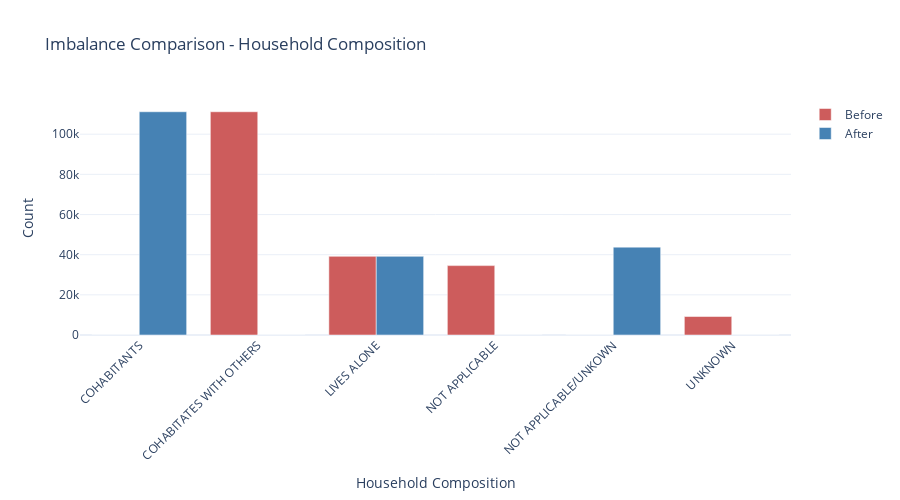
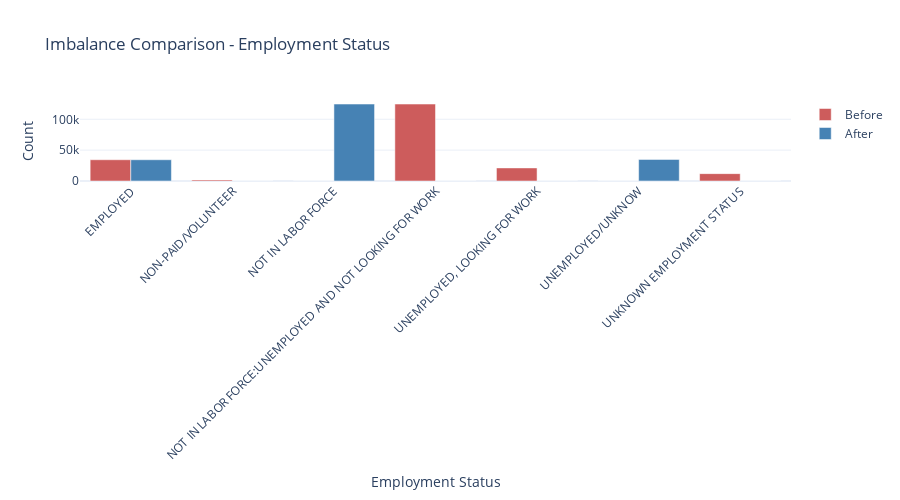
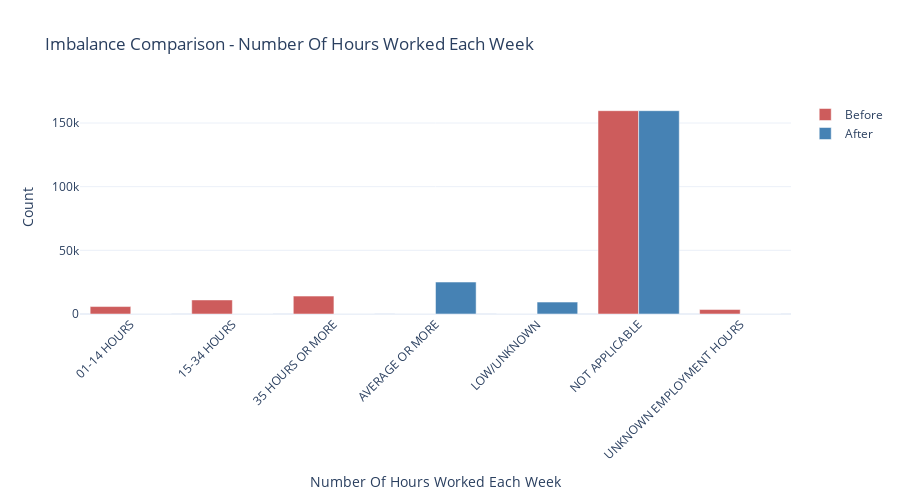
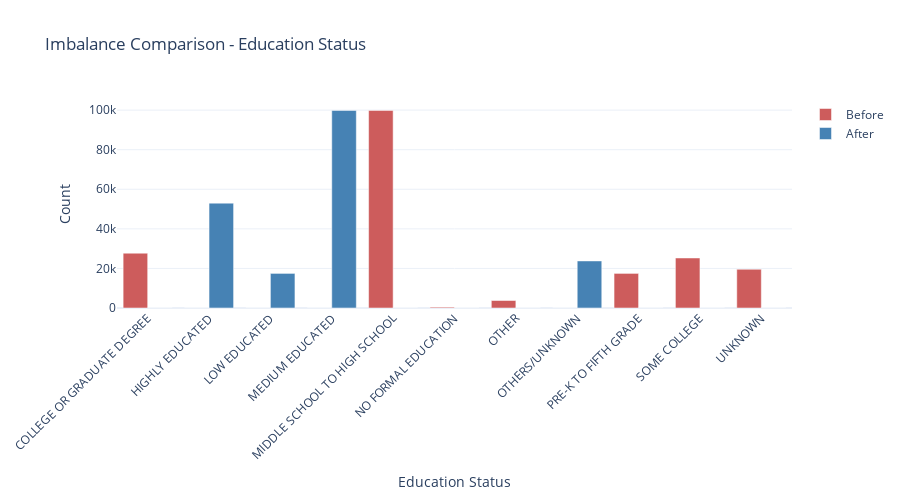

Write notebook code for charts like these, in order.
### Code cell
#Using Plotly

for col in columns_to_compare:
    original_counts = new_soc_grp[col].value_counts().sort_index()
    aggregated_counts = Social_cat_agg[col].value_counts().sort_index()

    all_categories = sorted(set(original_counts.index).union(set(aggregated_counts.index)))
    original_counts = original_counts.reindex(all_categories, fill_value=0)
    aggregated_counts = aggregated_counts.reindex(all_categories, fill_value=0)

    fig = go.Figure(data=[
        go.Bar(name='Before', x=all_categories, y=original_counts, marker_color='indianred'),
        go.Bar(name='After', x=all_categories, y=aggregated_counts, marker_color='steelblue')
    ])

    fig.update_layout(
        title=f'Imbalance Comparison - {col}',
        barmode='group',
        xaxis_tickangle=-45,
        xaxis_title=col,
        yaxis_title='Count',
        template='plotly_white',
        height=500
    )

    fig.show()

### Figure 1 — Plotly figure (JSON) as saved in the notebook; plotly's stock layout.template omitted (floating-point values rounded to 4 significant figures)
{"data": [{"marker": {"color": "indianred"}, "name": "Before", "type": "bar", "x": ["COHABITANTS", "COHABITATES WITH OTHERS", "LIVES ALONE", "NOT APPLICABLE", "NOT APPLICABLE/UNKOWN", "UNKNOWN"], "y": [0, 111184, 39174, 34556, 0, 9203]}, {"marker": {"color": "steelblue"}, "name": "After", "type": "bar", "x": ["COHABITANTS", "COHABITATES WITH OTHERS", "LIVES ALONE", "NOT APPLICABLE", "NOT APPLICABLE/UNKOWN", "UNKNOWN"], "y": [111184, 0, 39174, 0, 43759, 0]}], "layout": {"barmode": "group", "height": 500, "title": {"text": "Imbalance Comparison - Household Composition"}, "xaxis": {"tickangle": -45, "title": {"text": "Household Composition"}}, "yaxis": {"title": {"text": "Count"}}}}

### Figure 2 — Plotly figure (JSON) as saved in the notebook; plotly's stock layout.template omitted (floating-point values rounded to 4 significant figures)
{"data": [{"marker": {"color": "indianred"}, "name": "Before", "type": "bar", "x": ["EMPLOYED", "NON-PAID/VOLUNTEER", "NOT IN LABOR FORCE", "NOT IN LABOR FORCE:UNEMPLOYED AND NOT LOOKING FOR WORK", "UNEMPLOYED, LOOKING FOR WORK", "UNEMPLOYED/UNKNOW", "UNKNOWN EMPLOYMENT STATUS"], "y": [34447, 1816, 0, 124709, 21217, 0, 11928]}, {"marker": {"color": "steelblue"}, "name": "After", "type": "bar", "x": ["EMPLOYED", "NON-PAID/VOLUNTEER", "NOT IN LABOR FORCE", "NOT IN LABOR FORCE:UNEMPLOYED AND NOT LOOKING FOR WORK", "UNEMPLOYED, LOOKING FOR WORK", "UNEMPLOYED/UNKNOW", "UNKNOWN EMPLOYMENT STATUS"], "y": [34447, 0, 124709, 0, 0, 34961, 0]}], "layout": {"barmode": "group", "height": 500, "title": {"text": "Imbalance Comparison - Employment Status"}, "xaxis": {"tickangle": -45, "title": {"text": "Employment Status"}}, "yaxis": {"title": {"text": "Count"}}}}

### Figure 3 — Plotly figure (JSON) as saved in the notebook; plotly's stock layout.template omitted (floating-point values rounded to 4 significant figures)
{"data": [{"marker": {"color": "indianred"}, "name": "Before", "type": "bar", "x": ["01-14 HOURS", "15-34 HOURS", "35 HOURS OR MORE", "AVERAGE OR MORE", "LOW/UNKNOWN", "NOT APPLICABLE", "UNKNOWN EMPLOYMENT HOURS"], "y": [5852, 11040, 14055, 0, 0, 159670, 3500]}, {"marker": {"color": "steelblue"}, "name": "After", "type": "bar", "x": ["01-14 HOURS", "15-34 HOURS", "35 HOURS OR MORE", "AVERAGE OR MORE", "LOW/UNKNOWN", "NOT APPLICABLE", "UNKNOWN EMPLOYMENT HOURS"], "y": [0, 0, 0, 25095, 9352, 159670, 0]}], "layout": {"barmode": "group", "height": 500, "title": {"text": "Imbalance Comparison - Number Of Hours Worked Each Week"}, "xaxis": {"tickangle": -45, "title": {"text": "Number Of Hours Worked Each Week"}}, "yaxis": {"title": {"text": "Count"}}}}

### Figure 4 — Plotly figure (JSON) as saved in the notebook; plotly's stock layout.template omitted (floating-point values rounded to 4 significant figures)
{"data": [{"marker": {"color": "indianred"}, "name": "Before", "type": "bar", "x": ["COLLEGE OR GRADUATE DEGREE", "HIGHLY EDUCATED", "LOW EDUCATED", "MEDIUM EDUCATED", "MIDDLE SCHOOL TO HIGH SCHOOL", "NO FORMAL EDUCATION", "OTHER", "OTHERS/UNKNOWN", "PRE-K TO FIFTH GRADE", "SOME COLLEGE", "UNKNOWN"], "y": [27707, 0, 0, 0, 99855, 427, 3783, 0, 17487, 25283, 19575]}, {"marker": {"color": "steelblue"}, "name": "After", "type": "bar", "x": ["COLLEGE OR GRADUATE DEGREE", "HIGHLY EDUCATED", "LOW EDUCATED", "MEDIUM EDUCATED", "MIDDLE SCHOOL TO HIGH SCHOOL", "NO FORMAL EDUCATION", "OTHER", "OTHERS/UNKNOWN", "PRE-K TO FIFTH GRADE", "SOME COLLEGE", "UNKNOWN"], "y": [0, 52990, 17487, 99855, 0, 0, 0, 23785, 0, 0, 0]}], "layout": {"barmode": "group", "height": 500, "title": {"text": "Imbalance Comparison - Education Status"}, "xaxis": {"tickangle": -45, "title": {"text": "Education Status"}}, "yaxis": {"title": {"text": "Count"}}}}
